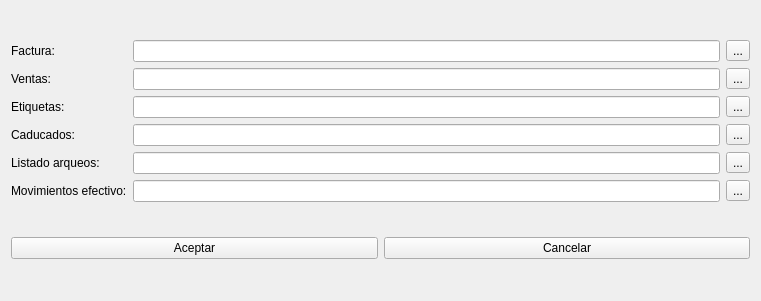
<?xml version="1.0" encoding="UTF-8"?>
<ui version="4.0">
 <class>Directorios</class>
 <widget class="QDialog" name="Directorios">
  <property name="geometry">
   <rect>
    <x>0</x>
    <y>0</y>
    <width>761</width>
    <height>301</height>
   </rect>
  </property>
  <property name="windowTitle">
   <string>Directorios</string>
  </property>
  <property name="windowIcon">
   <iconset resource="recursos.qrc">
    <normaloff>:/imagenes/Emeicjac logo.jpg</normaloff>:/imagenes/Emeicjac logo.jpg</iconset>
  </property>
  <layout class="QGridLayout" name="gridLayout_2">
   <item row="0" column="0" colspan="2">
    <layout class="QGridLayout" name="gridLayout">
     <item row="4" column="1">
      <widget class="QLineEdit" name="lineEditArqueos"/>
     </item>
     <item row="3" column="2">
      <widget class="QToolButton" name="toolButtonCaducados">
       <property name="text">
        <string>...</string>
       </property>
      </widget>
     </item>
     <item row="1" column="2">
      <widget class="QToolButton" name="toolButtonVentas">
       <property name="text">
        <string>...</string>
       </property>
      </widget>
     </item>
     <item row="5" column="1">
      <widget class="QLineEdit" name="lineEditMovimientos"/>
     </item>
     <item row="0" column="1">
      <widget class="QLineEdit" name="lineEditFactura"/>
     </item>
     <item row="1" column="0">
      <widget class="QLabel" name="label">
       <property name="text">
        <string>Ventas:</string>
       </property>
      </widget>
     </item>
     <item row="0" column="2">
      <widget class="QToolButton" name="toolButtonFactura">
       <property name="text">
        <string>...</string>
       </property>
       <property name="popupMode">
        <enum>QToolButton::DelayedPopup</enum>
       </property>
      </widget>
     </item>
     <item row="5" column="2">
      <widget class="QToolButton" name="toolButtonMovimientos">
       <property name="text">
        <string>...</string>
       </property>
      </widget>
     </item>
     <item row="4" column="0">
      <widget class="QLabel" name="label_5">
       <property name="text">
        <string>Listado arqueos:</string>
       </property>
      </widget>
     </item>
     <item row="3" column="0">
      <widget class="QLabel" name="label_3">
       <property name="text">
        <string>Caducados:</string>
       </property>
      </widget>
     </item>
     <item row="1" column="1">
      <widget class="QLineEdit" name="lineEditVentas"/>
     </item>
     <item row="5" column="0">
      <widget class="QLabel" name="label_6">
       <property name="text">
        <string>Movimientos efectivo:</string>
       </property>
      </widget>
     </item>
     <item row="4" column="2">
      <widget class="QToolButton" name="toolButtonArqueos">
       <property name="text">
        <string>...</string>
       </property>
      </widget>
     </item>
     <item row="2" column="0">
      <widget class="QLabel" name="label_2">
       <property name="text">
        <string>Etiquetas:</string>
       </property>
      </widget>
     </item>
     <item row="3" column="1">
      <widget class="QLineEdit" name="lineEditCaducados"/>
     </item>
     <item row="2" column="2">
      <widget class="QToolButton" name="toolButtonEtiquetas">
       <property name="text">
        <string>...</string>
       </property>
      </widget>
     </item>
     <item row="2" column="1">
      <widget class="QLineEdit" name="lineEditEtiquetas"/>
     </item>
     <item row="0" column="0">
      <widget class="QLabel" name="label_4">
       <property name="text">
        <string>Factura:</string>
       </property>
      </widget>
     </item>
    </layout>
   </item>
   <item row="1" column="0">
    <widget class="QPushButton" name="pushButtonAceptar">
     <property name="text">
      <string>Aceptar</string>
     </property>
     <property name="autoDefault">
      <bool>false</bool>
     </property>
    </widget>
   </item>
   <item row="1" column="1">
    <widget class="QPushButton" name="pushButtonCancelar">
     <property name="text">
      <string>Cancelar</string>
     </property>
     <property name="autoDefault">
      <bool>false</bool>
     </property>
    </widget>
   </item>
  </layout>
 </widget>
 <tabstops>
  <tabstop>lineEditFactura</tabstop>
  <tabstop>toolButtonFactura</tabstop>
  <tabstop>lineEditVentas</tabstop>
  <tabstop>toolButtonVentas</tabstop>
  <tabstop>lineEditEtiquetas</tabstop>
  <tabstop>toolButtonEtiquetas</tabstop>
  <tabstop>lineEditCaducados</tabstop>
  <tabstop>toolButtonCaducados</tabstop>
  <tabstop>lineEditArqueos</tabstop>
  <tabstop>toolButtonArqueos</tabstop>
  <tabstop>lineEditMovimientos</tabstop>
  <tabstop>toolButtonMovimientos</tabstop>
  <tabstop>pushButtonAceptar</tabstop>
  <tabstop>pushButtonCancelar</tabstop>
 </tabstops>
 <resources>
  <include location="recursos.qrc"/>
 </resources>
 <connections>
  <connection>
   <sender>pushButtonCancelar</sender>
   <signal>clicked()</signal>
   <receiver>Directorios</receiver>
   <slot>reject()</slot>
   <hints>
    <hint type="sourcelabel">
     <x>420</x>
     <y>279</y>
    </hint>
    <hint type="destinationlabel">
     <x>380</x>
     <y>258</y>
    </hint>
   </hints>
  </connection>
 </connections>
</ui>
